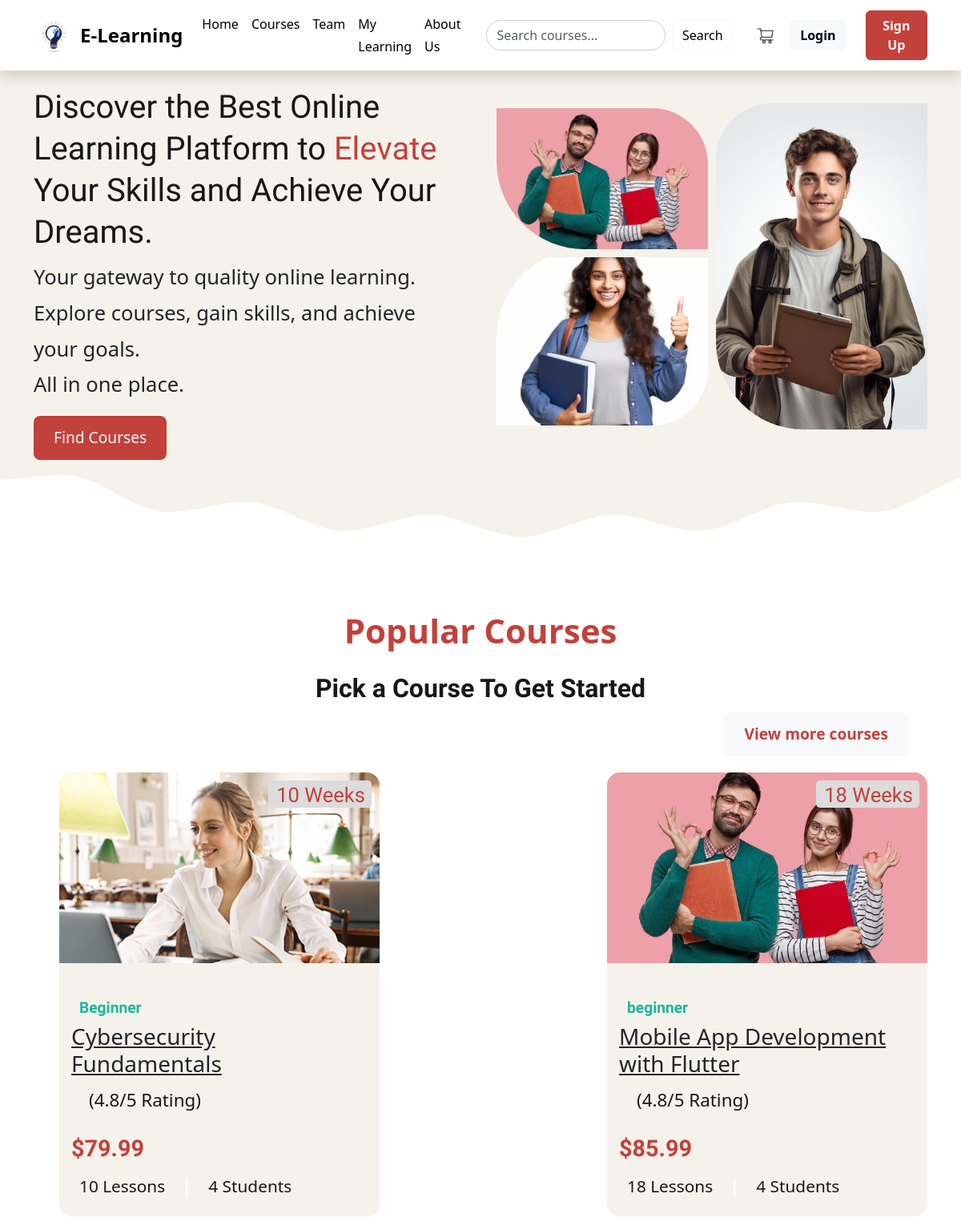
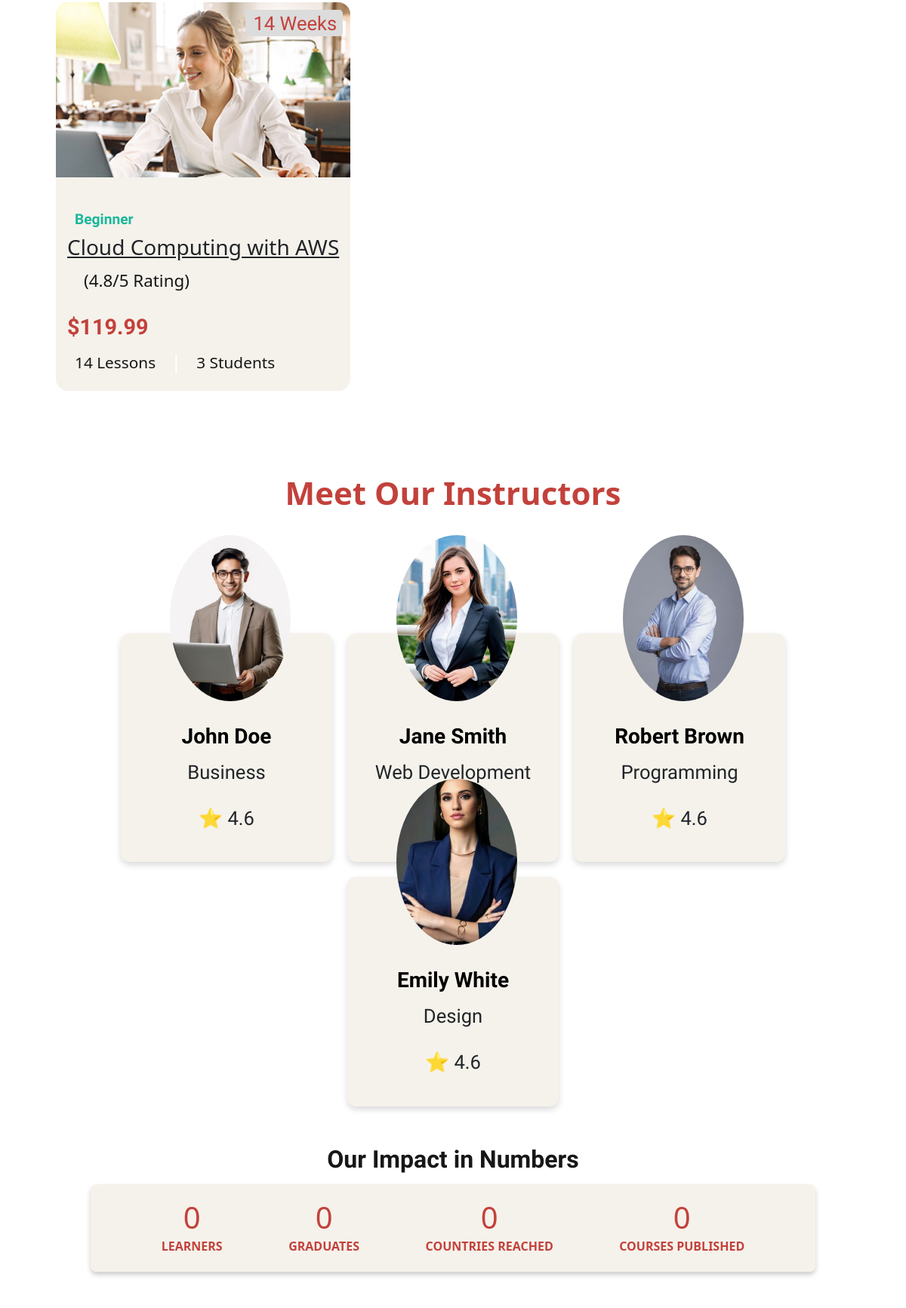
Page /bootstrap/home/home.php (upper part) on the committed database (2 pictures, top to bottom).
### tables this page shows
CREATE TABLE IF NOT EXISTS `course` (
  `c_name` varchar(100) NOT NULL COMMENT 'Course Name',
  `c_id` int NOT NULL AUTO_INCREMENT COMMENT 'Course ID, Primary key that auto-increments',
  `c_desc` text NOT NULL COMMENT 'Description for course',
  `c_price` varchar(10) NOT NULL COMMENT 'Price of a course',
  `c_no_of_lessons` int NOT NULL COMMENT 'Number of lessons in a course',
  `c_image` varchar(100) NOT NULL COMMENT 'Path to course image',
  `i_id` int NOT NULL DEFAULT '1' COMMENT 'Instructor ID, foreign key from instructor table',
  `c_level` varchar(15) NOT NULL DEFAULT 'Beginner',
  PRIMARY KEY (`c_id`),
  KEY `fk_i_id` (`i_id`)
);

CREATE TABLE IF NOT EXISTS `instructor` (
  `i_name` varchar(50) NOT NULL COMMENT 'Instructor''s name',
  `i_id` int NOT NULL AUTO_INCREMENT COMMENT 'Instructor''s ID, Primary key, auto-incremented',
  `i_phone` varchar(13) NOT NULL COMMENT 'Instructor''s phone number',
  `i_email` varchar(40) NOT NULL COMMENT 'Instructor''s email address',
  `i_image` varchar(30) NOT NULL COMMENT 'Instructor''s Image Path',
  `i_bio` varchar(40) NOT NULL COMMENT 'Instructor''s Bio',
  `i_job_desc` varchar(1000) NOT NULL,
  PRIMARY KEY (`i_id`)
);

### bootstrap/home/home.php (the view, shortened to what this page needs)
<?php
$is_logged_in = isset($_SESSION['is_logged_in']);
$username = isset($_SESSION['username']) ? $_SESSION['username'] : '';
?>
<!DOCTYPE html>
<html lang="en">
<head>
  <link rel="stylesheet" href="../bootstrap/css/bootstrap.min.css">
  <link rel="stylesheet" href="styles.css">
</head>
<body>
  <header>
    <nav class="navbar navbar-expand-lg bg-primary shadow">
      <div class="container">
        <a class="navbar-brand d-flex align-items-center logo" href="#">
          <img src="../home/images/logo1.png" alt="Logo" width="50" height="50" class="me-2">
          <span>E-Learning</span>
        </a>
        <div class="collapse navbar-collapse" id="navbarNav">
          <ul class="navbar-nav ms-auto me-4">
            <li class="nav-item"><a class="nav-link text-light" href="../home/home.php">Home</a></li>
            <li class="nav-item"><a class="nav-link text-light" href="../home/home.php#courses">Courses</a></li>
            <li class="nav-item"><a class="nav-link text-light" href="../home/home.php#team">Team</a></li>
            <li class="nav-item"><a class="nav-link text-light" href="../my_learning/my_learning.php">My Learning</a>
            </li>
            <li class="nav-item"><a class="nav-link text-light" href="../home/home.php#About-us">About Us</a></li>
          </ul>
          <form class="d-flex me-4" method="POST" action="../search/search.php">
            <input class="form-control me-2 search" type="search" name="searchQuery" placeholder="Search courses..."
              aria-label="Search" required>
            <button class="btn btn-outline-light" type="submit">Search</button>
          </form>
          <a href="../cart/cart.php" class="me-3 cart">
            <img src="../home/images/cart_icon.png" alt="Cart" width="30" height="30">
          </a>
          <?php if ($is_logged_in): ?>
            <span style="font-size: 65%; margin-right: 2%;">Welcome <?php echo $username; ?>! </span>
            <a href="../registration/logout.php" class="btn btn-light me-4">Log out</a>
          <?php else: ?>
            <a href="../registration/login.php" class="btn btn-light me-4">Login</a>
            <a href="../registration/signup.php" class="btn btn-warning">Sign Up</a>
          <?php endif; ?>
        </div>
      </div>
    </nav>
  </header>
  <section class="section hero has-bg-image" id="home" aria-label="home"
    style="background-image: url('images/hero-bg.svg')">
    <div class="container">
      <div class="hero-content">
        <h1 class="h1 section-title">
          Discover the Best Online Learning Platform to <span class="span">Elevate</span> Your Skills and Achieve Your
          Dreams.
        </h1>
        <p class="hero-text">
          Your gateway to quality online learning.<br> Explore courses, gain skills, and achieve your goals.<br>
          All in one place.
        </p>
        <a href="#courses" class="btn btn-find-course"> Find Courses</a>
      </div>
      <figure class="hero-banner">
        <div class="two-photos">
          <div class="img-holder one" style="--width: 150; --height: 100;">
            <img src="images/hero2.jpg" width="150" height="100" alt="hero banner" class="img-cover">
          </div>
          <div class="img-holder three" style="--width: 300; --height: 250; ">
            <img src="images/hero3.jpg" width="300" height="250" alt="hero banner" class="img-cover">
          </div>
        </div>
        <div class="img-holder two" style="--width: 240; --height: 370;">
          <img src="images/hero1.jpg" width="240" height="370" alt="hero banner" class="img-cover">
        </div>
      </figure>
    </div>
  </section>
  <section class="section course" id="courses" aria-label="course">
    <div class="container">
      <p class="section-subtitle">Popular Courses</p>
      <h2 class="h2 section-title">Pick a Course To Get Started</h2>
      <div class="browse">
        <a href="../courses/courses.php" class="btn btn-light me-4 btn1 ">
          View more courses
        </a>
      </div>
      <ul class="grid-list">
        <?php
        $conn = mysqli_connect("localhost", "root", "", "e_learning");
        $sql = "SELECT
                      c.c_id,
                      c.c_name,
                      c.c_desc,
                      c.c_no_of_lessons,
                      c.c_price,
                      c.c_image,
                      c.c_level,
                      COUNT(o.s_id) AS student_count
                  FROM
                      course c
                  JOIN
                      old_cart o
                  ON
                      c.c_id = o.c_id
                  GROUP BY
                      c.c_id
                  ORDER BY
                      student_count DESC
                  LIMIT 3";
        $result = mysqli_query($conn, $sql);
        while ($row = mysqli_fetch_assoc($result)) {
          echo '
              <li>
                <div class="course-card">
                  <figure class="card-banner img-holder" style="--width: 370; --height: 220;">
                    <img src="' . $row['c_image'] . '" width="370" height="220" loading="lazy"
                      alt="' . $row['c_name'] . '" class="img-cover">
                  </figure>
                  <div class="abs-badge">
                    <ion-icon name="time-outline" aria-hidden="true"></ion-icon>
                    <span class="span">' . $row['c_no_of_lessons'] . ' Weeks</span>
                  </div>
                  <div class="card-content">
                    <span class="badge">' . $row['c_level'] . '</span>';
          if ($is_logged_in) {
            $c_id = $row["c_id"];
            $s_id = $_SESSION['s_id'];
            $sql = "SELECT * FROM `old_cart` WHERE s_id = $s_id and c_id = $c_id;";
            $is_present = mysqli_query($conn, $sql);
            if (mysqli_num_rows($is_present) == 0)
              echo '<h3><a href="#courseModal" onclick="openModal(' . '\'' . $row['c_name'] . '\', ' . '\'' . $row['c_desc'] . '\', ' . '\'' . $row['c_no_of_lessons'] . '\', ' . '\'' . $row['c_price'] . '\', ' . '\'' . $row['c_id'] . '\')" class="card-title">' . $row["c_name"] . '</a></h3>';
            else
              echo '<h3><a href="../course_content/course_page.php?c_id=' . $row['c_id'] . '" class="card-title">' . $row["c_name"] . '</a></h3>';
          } else
            echo '<h3><a href="#courseModal" onclick="openModal(' . '\'' . $row['c_name'] . '\', ' . '\'' . $row['c_desc'] . '\', ' . '\'' . $row['c_no_of_lessons'] . '\', ' . '\'' . $row['c_price'] . '\', ' . '\'' . $row['c_id'] . '\')" class="card-title">' . $row["c_name"] . '</a></h3>';
          echo
            '<div class="wrapper">
                      <div class="rating-wrapper">
                        <ion-icon name="star"></ion-icon>
                        <ion-icon name="star"></ion-icon>
                        <ion-icon name="star"></ion-icon>
                        <ion-icon name="star"></ion-icon>
                        <ion-icon name="star"></ion-icon>
                      </div>
                      <p class="rating-text">(4.8/5 Rating)</p>
                    </div>
                    <data class="price" value="' . $row['c_price'] . '">$' . $row['c_price'] . '</data>
                    <ul class="card-meta-list">
                      <li class="card-meta-item">
                        <ion-icon name="library-outline" aria-hidden="true"></ion-icon>
                        <span class="span">' . $row['c_no_of_lessons'] . ' Lessons</span>
                      </li>
                      <li class="card-meta-item">
                        <ion-icon name="people-outline" aria-hidden="true"></ion-icon>
                        <span class="span">' . $row['student_count'] . ' Students</span>
                      </li>
                    </ul>
                  </div>
                </div>
              </li>
            ';
        }
        ?>
      </ul>
    </div>
  </section>
  <section id="team" style="padding: 50px 20px; text-align: center; background-color: white;">
    <p class="section-subtitle" style="margin-bottom: 150px;">Meet Our Instructors</p>
    <div style="display: flex; justify-content: center; gap: 20px; flex-wrap: wrap; padding-top: -100px;">
      <?php
      $sql = "SELECT i_name, i_image, i_bio, i_id FROM instructor WHERE i_id < 5";
      $result = mysqli_query($conn, $sql);
      while ($row = mysqli_fetch_assoc($result)) {
        echo '<div class="team-card">
                  <div class="image-container">
                    <img src=' . $row['i_image'] . ' alt=' . $row['i_name'] . '>
                  </div>
                  <h3><a href="../instructor/instructor.php?i_id=' . $row['i_id'] . '">' . $row['i_name'] . '</a></h3>
                  <p>' . $row['i_bio'] . '</p>
                  <p>⭐ 4.6</p>
                </div>';
      }
      ?>
    </div>
  </section>
  <h2 class="h2 section-title " style="display: block;">Our Impact in Numbers</h2>
  <div class="container-status" style="padding-top: 4px ;">
    <section id="stats" class="stats-section">
      <div class="stat">
        <h2 class="stat-number" data-target="3500">0</h2>
        <p class="stat-label">LEARNERS</p>
      </div>
      <div class="stat">
        <h2 class="stat-number" data-target="4960">0</h2>
        <p class="stat-label">GRADUATES</p>
      </div>
      <div class="stat">
        <h2 class="stat-number" data-target="99">0</h2>
        <p class="stat-label">COUNTRIES REACHED</p>
      </div>
      <div class="stat">
        <h2 class="stat-number" data-target="520">0</h2>
        <p class="stat-label">COURSES PUBLISHED</p>
      </div>
    </section>
  </div>
</body>
</html>

### rows in the picture
course: c_image (picture), c_no_of_lessons "10", c_level "Beginner", c_name "Cybersecurity Fundamentals", c_price "79.99", student_count "4"
course: c_image (picture), c_no_of_lessons "18", c_level "beginner", c_name "Mobile App Development with Flutter", c_price "85.99", student_count "4"
course: c_image (picture), c_no_of_lessons "14", c_level "Beginner", c_name "Cloud Computing with AWS", c_price "119.99", student_count "3"
instructor: i_image (picture), i_name "John Doe", i_bio "Business"
instructor: i_image (picture), i_name "Jane Smith", i_bio "Web Development"
instructor: i_image (picture), i_name "Robert Brown", i_bio "Programming"
instructor: i_image (picture), i_name "Emily White", i_bio "Design"
